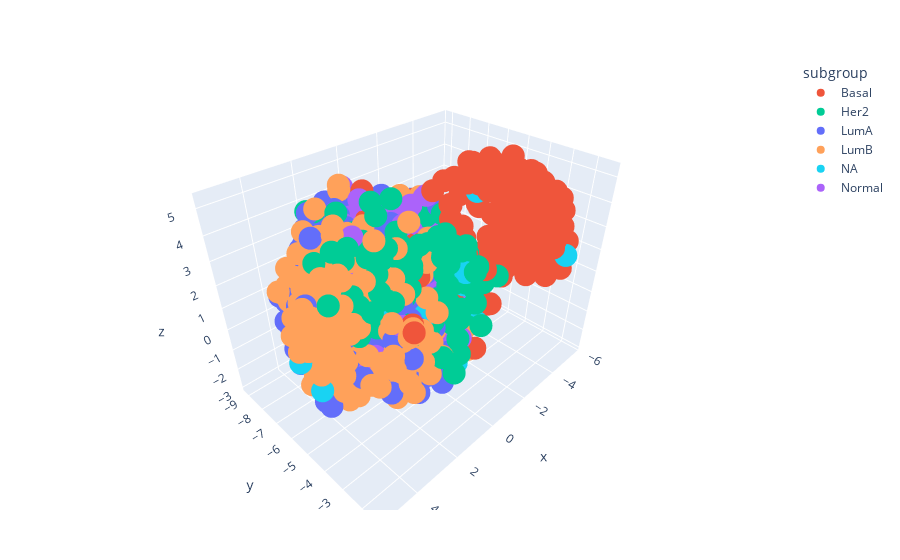

Source (notebook cell):
### Code cell
using PlotlyJS, CSV, DataFrames
# psi =((embedding .- mean(embedding, dims = 2))./ (2*pi))[1,:] 
# theta =((embedding .- mean(embedding, dims = 2)) ./ (2*pi))[2,:]
# x,y,z = sin.(psi) .* cos.(theta),  sin.(psi) .* sin.(theta), cos.(psi)

Layout(
        title="Automatic Labels Based on Data Frame Column Names"
    )
PlotlyJS.plot(DataFrame("x" => embedding[1,:],"y" => embedding[2,:],"z" => embedding[3,:],"subgroup"=>BRCA.labels), x=:x,y=:y,z=:z, color=:subgroup,type="scatter3d", mode = "markers")

### Figure 1 — Plotly figure (JSON) as saved in the notebook; plotly's stock layout.template omitted (floating-point values rounded to 4 significant figures; data arrays with more than 128 entries replaced by an {"elided": "..."} marker saying what was removed)
{"data": [{"legendgroup": "Basal", "marker": {"color": "#EF553B"}, "mode": "markers", "name": "Basal", "showlegend": true, "type": "scatter3d", "x": {"elided": "218 float values"}, "xaxis": "x", "y": {"elided": "218 float values"}, "yaxis": "y", "z": {"elided": "218 float values"}}, {"legendgroup": "Her2", "marker": {"color": "#00cc96"}, "mode": "markers", "name": "Her2", "showlegend": true, "type": "scatter3d", "x": {"elided": "133 float values"}, "xaxis": "x", "y": {"elided": "133 float values"}, "yaxis": "y", "z": {"elided": "133 float values"}}, {"legendgroup": "LumA", "marker": {"color": "#636efa"}, "mode": "markers", "name": "LumA", "showlegend": true, "type": "scatter3d", "x": {"elided": "296 float values"}, "xaxis": "x", "y": {"elided": "296 float values"}, "yaxis": "y", "z": {"elided": "296 float values"}}, {"legendgroup": "LumB", "marker": {"color": "#FFA15A"}, "mode": "markers", "name": "LumB", "showlegend": true, "type": "scatter3d", "x": {"elided": "242 float values"}, "xaxis": "x", "y": {"elided": "242 float values"}, "yaxis": "y", "z": {"elided": "242 float values"}}, {"legendgroup": "NA", "marker": {"color": "#19d3f3"}, "mode": "markers", "name": "NA", "showlegend": true, "type": "scatter3d", "x": [0.2325, -0.5574, -0.9204, -0.0305, -0.39, -2.027, -0.5474, -0.6232, 0.8349, -3.783, 5.106, -3.716, -0.3307, 0.6744, -0.2566, -1.282, -2.46, 1.572, 3.096, 1.782, 4.861, 0.6516, -0.8484, -4.136, -0.928, -0.02486, 1.448], "xaxis": "x", "y": [-7.988, -5.97, -4.128, -5.402, -8.254, -3.876, -3.551, -3.406, -5.344, -3.815, -5.452, -1.394, -6.544, -5.531, -5.04, -3.99, -4.593, -4.948, -4.844, -5.189, -4.755, -4.125, -7.075, -4.913, -5.829, -7.397, -6.231], "yaxis": "y", "z": [0.8123, -2.541, -1.317, -2.487, 1.361, -0.03369, -1.88, 2.427, -1.677, 2.939, 0.6084, 2.651, -2.108, 2.065, -0.8327, 1.28, 4.489, 1.374, -0.07215, 0.6819, -0.3478, 0.8553, 0.9077, 4.12, 1.682, 2.417, -0.4444]}, {"legendgroup": "Normal", "marker": {"color": "#ab63fa"}, "mode": "markers", "name": "Normal", "showlegend": true, "type": "scatter3d", "x": {"elided": "134 float values"}, "xaxis": "x", "y": {"elided": "134 float values"}, "yaxis": "y", "z": {"elided": "134 float values"}}], "layout": {"legend": {"title": {"text": "subgroup"}, "tracegroupgap": 0}, "margin": {"b": 50, "l": 50, "r": 50, "t": 60}, "xaxis": {"title": {"text": "x"}}, "yaxis": {"title": {"text": "y"}}}}
